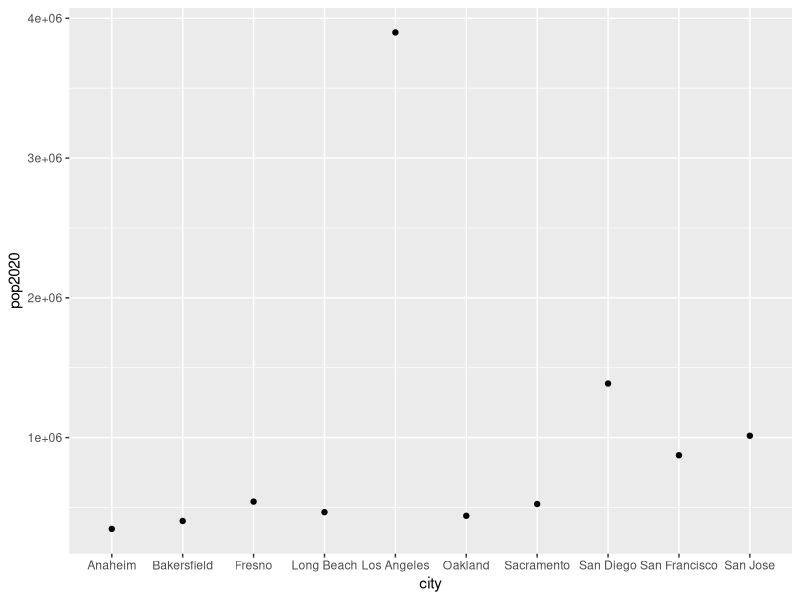
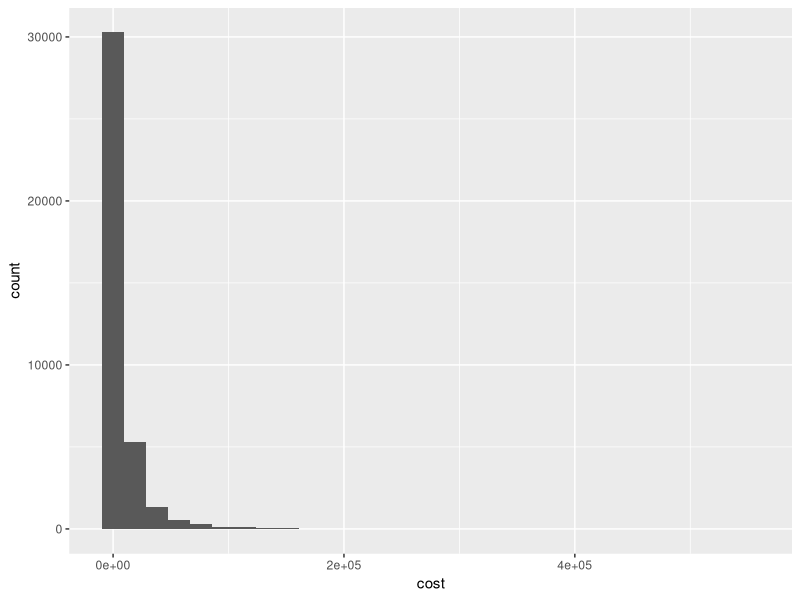
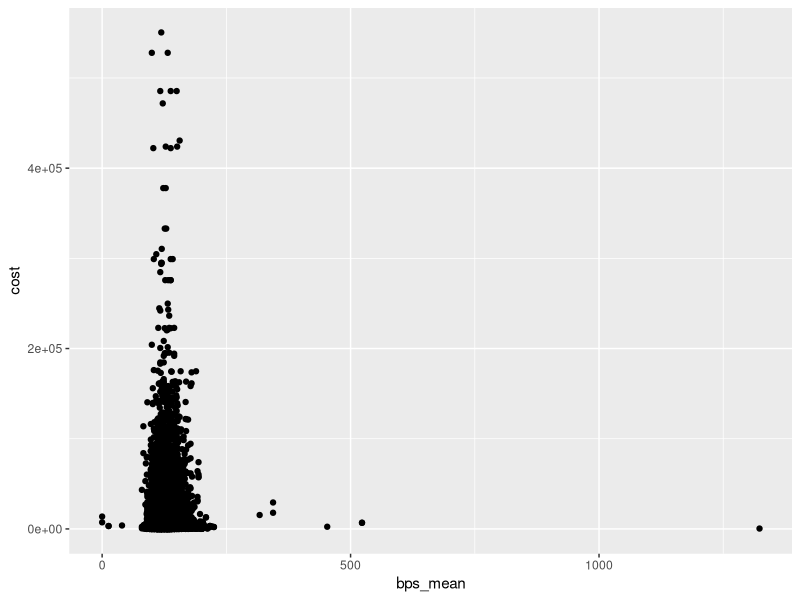

Write R code to recreate these figures, in order.
## ---- chunk 1
knitr::opts_chunk$set(echo = TRUE)
library(ggplot2)
## ---- chunk 2
vec1 = 1:1000
set.seed(12345)
vec2 = sample(vec1)
dat = data.frame(vec1, vec2)
head(dat)
## ---- chunk 3
idx = which(dat$vec2 %in% c(2, 47, 290, 812))
dat$vec2[idx] = NA
names(dat) = c("caseid", "wage")

funcs = function(x){
  c(mean = mean(x, na.rm = T),
    med = median(x, na.rm = T),
    std = sd(x, na.rm = T))
}

sapply(dat, funcs)[,2]
## ---- chunk 4
dat2 = na.omit(dat)
head(dat2)
## ---- chunk 5
cities = read.csv("CAcities.csv")

for(i in 1:nrow(cities)){
  print(cities$city[i])
}

cities2 = cities[order(cities$pop2020,decreasing = T),]
for(i in 1:nrow(cities2)){
  print(cities2$city[i])
}

cities |>
  ggplot(aes(x=city, y = pop2020))+
  geom_point()
## ---- chunk 6
hdat = read.csv("data_health_synth_small.csv") |>
  na.omit()

hdat |>
  ggplot(aes(x = cost))+
  geom_histogram()
## ---- chunk 7
hdat |>
  ggplot(aes(x = bps_mean, y = cost))+
  geom_point()

## ---- chunk 8
set.seed(12345)
cost_samp = sample(hdat$cost, replace = T)

mean(cost_samp)
mean(hdat$cost)
## ---- chunk 9
N = 1000
costs = vector(mode = "logical", length = N)
set.seed(12345)
for(i in 1:N){
  costs[i] = mean(sample(hdat$cost, replace = T))
}
sd(costs)

## ---- chunk 10
my_samps_function = function(x){
  ## x is a vector 
  out = vector(mode = "logical", length = 1000)
  for(i in 1:1000){
    out[i] = mean(sample(x, replace = T))
  }
  return(sd(out))
}

set.seed(12345)
my_samps_function(hdat$cost)
## ---- chunk 11
set.seed(12345)
my_samps_function(hdat$bps_mean)
